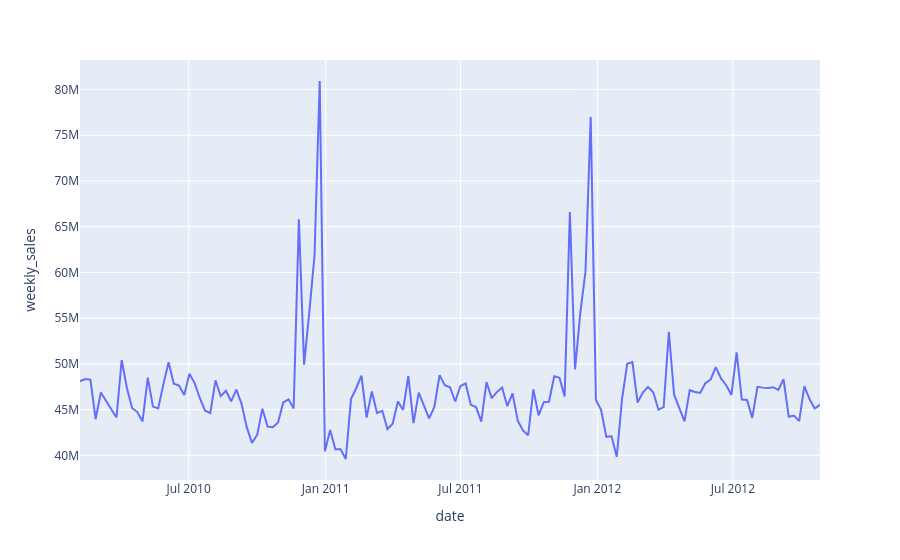

Notebook code for this chart:
### Markdown cell above
as data is stationary we dont need to do differencing

### Code cell
import plotly.express as px

px.line(df_grouped,x=df_grouped.index,y=df_grouped['weekly_sales'])

### Figure 1 — Plotly figure (JSON) as saved in the notebook; plotly's stock layout.template omitted (floating-point values rounded to 4 significant figures; data arrays with more than 128 entries replaced by an {"elided": "..."} marker saying what was removed)
{"data": [{"hovertemplate": "date=%{x}<br>weekly_sales=%{y}<extra></extra>", "legendgroup": "", "line": {"color": "#636efa", "dash": "solid"}, "marker": {"symbol": "circle"}, "mode": "lines", "name": "", "orientation": "v", "showlegend": false, "type": "scatter", "x": {"elided": "143 str values"}, "xaxis": "x", "y": {"elided": "143 float values"}, "yaxis": "y"}], "layout": {"legend": {"tracegroupgap": 0}, "margin": {"t": 60}, "xaxis": {"anchor": "y", "domain": [0, 1], "title": {"text": "date"}}, "yaxis": {"anchor": "x", "domain": [0, 1], "title": {"text": "weekly_sales"}}}}
